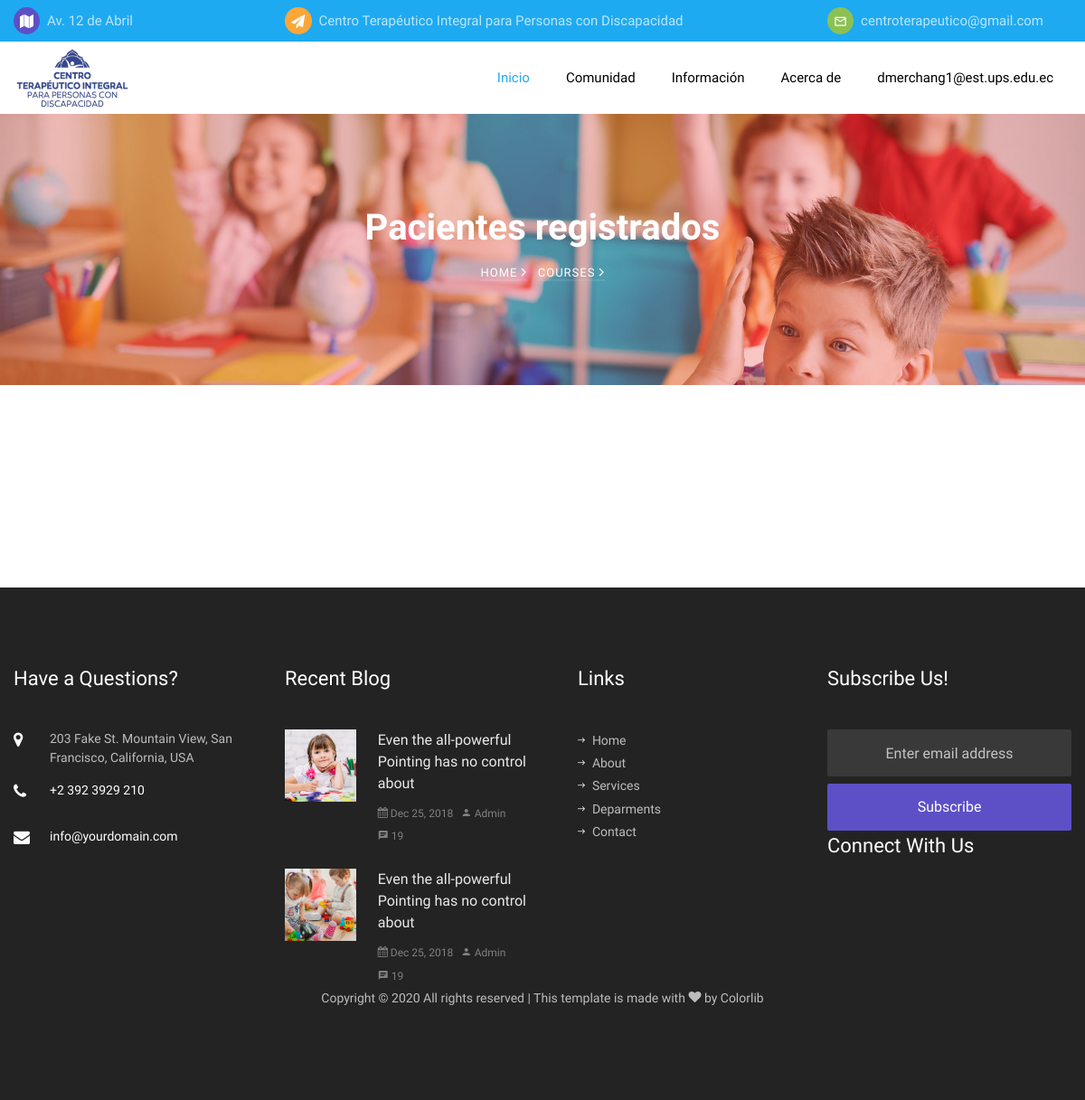
The page /pacientes.html (signed in) on the database its author committed.
### website/models.py (models this page shows)
class Therapeutic_center(models.Model):
    name = models.CharField(max_length=100)
    direction = models.ForeignKey('Direction', on_delete=models.DO_NOTHING, null=True)
    phone_number_1 = models.PositiveIntegerField()
    phone_number_2 = models.PositiveIntegerField()
    email = models.EmailField(max_length=250)
    bank_name = models.CharField(max_length=100)
    bank_account = models.CharField(max_length=10)
    bank_id_card = models.CharField(max_length=10)

class Direction(models.Model):
    main_street = models.CharField(max_length=250)
    secondary_street = models.CharField(max_length=250, null=True)
    house_number = models.CharField(max_length=5, null=True)
    reference = models.TextField()

### website/views.py (the view, shortened to what this page needs)
# urls.py: path('pacientes.html', views.pacientes, name='pacientes'),
def pacientes(request):
    pacientes = []
    aprobados = []
    pacientesTerapeuta = []
    relaciones = Relationship.objects.all()
    terapias = Therapy_local.objects.all()
    return render(request, 'pacientes.html', {'center_data':center_data, 'pacientes':pacientes, 'aprobados':aprobados, 'terapias':terapias, 'pacientesTerapeuta':pacientesTerapeuta})

### templates/pacientes.html (shortened to what this page needs)
{% if request.session.user_email %}
<!DOCTYPE html>
<html lang="en">
<head>
    {% include 'includes/head.html'%} {% block head %} {% endblock %}
</head>
<body>
    {% include 'includes/header.html'%} {% block header %} {% endblock %} {% include 'includes/navbar.html'%} {% block navbar %} {% endblock %}
    <section class="hero-wrap hero-wrap-2" style="background-image: url('images/bg_2.jpg');">
        <div class="overlay"></div>
        <div class="container">
            <div class="row no-gutters slider-text align-items-center justify-content-center">
                <div class="col-md-9 ftco-animate text-center">
                    <h1 class="mb-2 bread">Pacientes registrados</h1>
                    <p class="breadcrumbs"><span class="mr-2"><a href="index.html">Home <i class="ion-ios-arrow-forward"></i></a></span> <span>Courses <i class="ion-ios-arrow-forward"></i></span></p>
                </div>
            </div>
        </div>
    </section>
    <section class="ftco-section">
    </section>
    {% include 'includes/footer.html'%} {% block footer %} {% endblock %}
</body>
</html>
{% endif %}

### templates/includes/header.html (shortened to what this page needs)
<div class="py-2 bg-primary">
    <div class="container">
        <div class="row no-gutters d-flex align-items-start align-items-center px-3 px-md-0">
            <div class="col-lg-12 d-block">
                <div class="row d-flex">
                    <div class="col-md-5 pr-4 d-flex topper align-items-center width-25">
                        <div class="icon bg-fifth mr-2 d-flex justify-content-center align-items-center"><span class="icon-map"></span></div>
                        <span class="text">{{ center_data.direction.main_street }}</span>
                    </div>
                    <div class="col-md pr-4 d-flex topper align-items-center width-50">
                        <div class="icon bg-secondary mr-2 d-flex justify-content-center align-items-center"><span class="icon-paper-plane"></span></div>
                        <span class="text"><a class="text" class="nav-link">{{ center_data.name }}</a></span>
                    </div>
                    <div class="col-md pr-4 d-flex topper align-items-center width-25">
                        <div class="icon bg-tertiary mr-2 d-flex justify-content-center align-items-center"><span class="icon-mail_outline"></span></div>
                        <span class="text"><a class="text" class="nav-link">{{ center_data.email }}</a></span>
                    </div>
                </div>
            </div>
        </div>
    </div>
</div>

### static/website/css/icomoon.css (style rules this page uses)
[class^="icon-"], [class*=" icon-"] { font-family: 'icomoon' !important; speak: none; font-style: normal; font-weight: normal; font-variant: normal; text-transform: none; line-height: 1; -webkit-font-smoothing: antialiased; -moz-osx-font-smoothing: grayscale; }
.icon-paper-plane:before { content: "\f1d8"; }
.icon-map:before { content: "\f279"; }
.icon-mail_outline:before { content: "\e0e1"; }

### templates/includes/header.html (style rules this page uses)
.width-25 { max-width: 25%; }

### rows shown on the page
Therapeutic_center: direction.main_street "Av. 12 de Abril", name "Centro Terapéutico Integral para Personas con Discapacidad", email "centroterapeutico@gmail.com"

### other values the page prints
{{ request.session.user_email }} "dmerchang1@est.ups.edu.ec"
